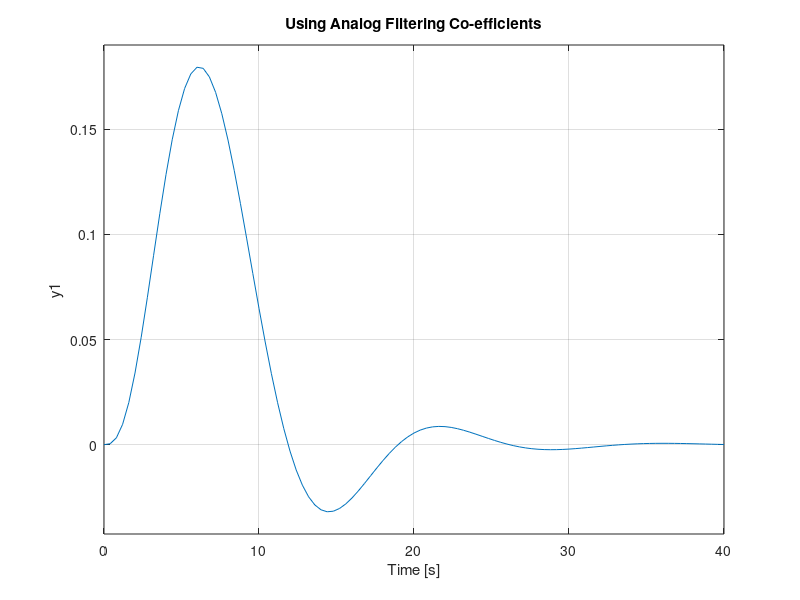

The MATLAB script that drew this image: (Note: this script raises an error after producing the figure.)
clc;
clear all;
close all;
N=4;
wc=0.3*pi;
Td=2;fd=1/Td;
k=0:(N - 1); 

Omega_ii=wc/Td;

s= Omega_ii*exp(1i*pi/2/N*(2*k+N+1)); 
num_c= Omega_ii .^ N ; 
denom_c=abs(poly(s));
resp=tf(num_c,denom_c);
figure(1);
impulse(resp)
title('Using Analog Filtering Co-efficients');
figure(2);
freqs(num_c,denom_c)
title('Using Analog Filtering Co-efficients');
%% Design using impulse invariance method
[b_ii, a_ii]=impinvar(num_c,denom_c,fd);
figure(3);
impz(b_ii,a_ii);
title('Impulse Invariance method');
figure(4);
freqz(b_ii,a_ii);
title('Impulse Invariance method');


%% Design using bilinear transform
Omegac_bl = (2./Td) * tan(wc./2); % cut-off freq for bi-linear
s= Omegac_bl*exp(1i*pi/2/N*(2*k+N+1)); 
num_c= Omegac_bl^N ; 
denom_c=abs(poly(s));
resp=tf(num_c,denom_c);
figure(5);
impulse(resp)
title('Using Analog Filtering Co-efficients');
figure(6);
freqs(num_c,denom_c)
title('Using Analog Filtering Co-efficients');


[b_bi, a_bi]=bilinear(num_c,denom_c,fd);
figure(7);
impz(b_bi,a_bi);
title('Bi linear Transform');
figure(8);
freqz(b_bi,a_bi);
title('Bi linear Transform');



